Frame 1 (no input): blank canvas, image omitted
Frame 60 (no input): blank canvas, image omitted
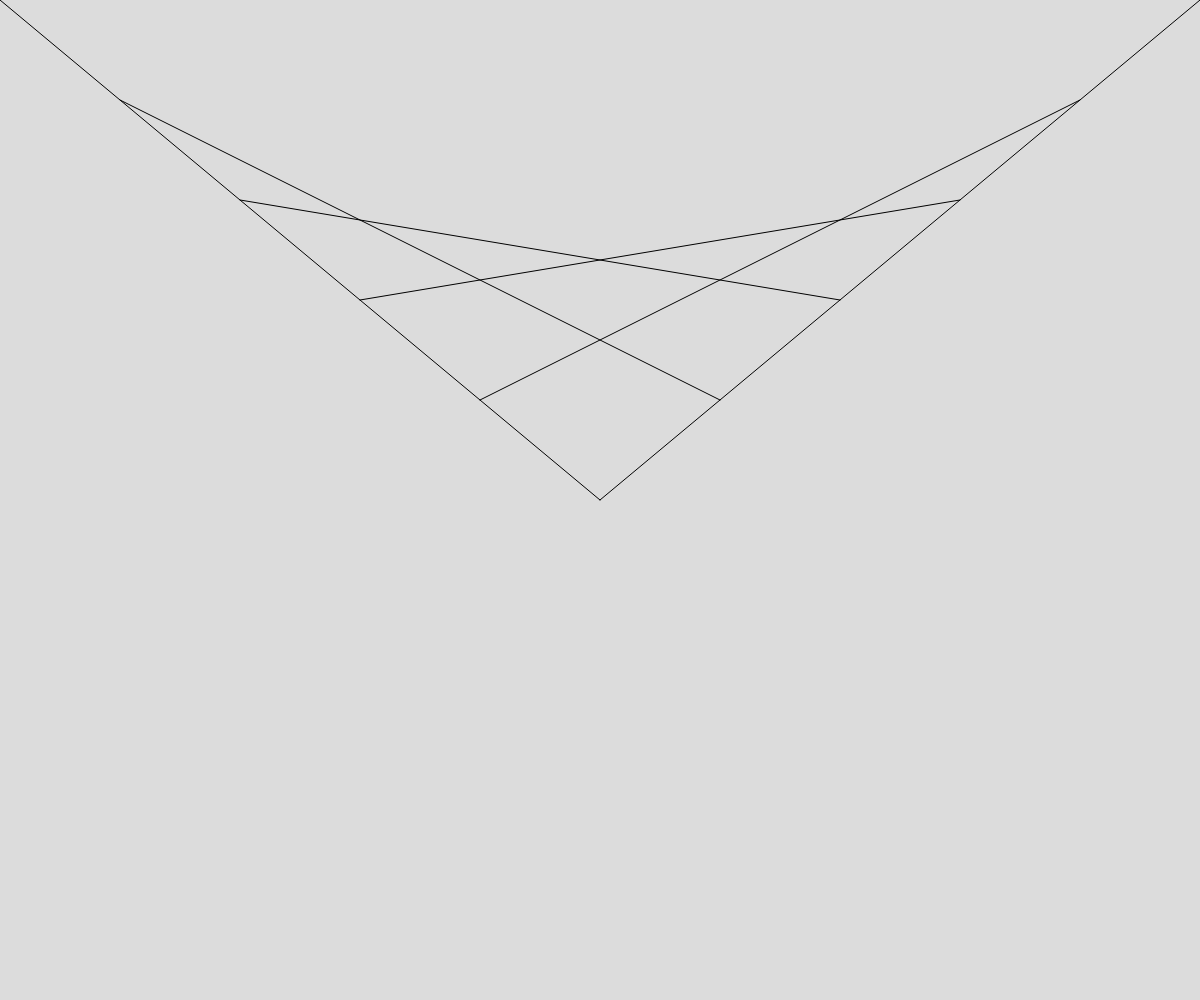
Frame 120 (the mouse pressed at the canvas centre since frame 60)

The p5.js sketch whose frames 1 and 60 were blank and that drew this single picture after the mouse press (run headless with seeded random() and noise() and a simulated clock; from frame 60 on, the mouse is pressed at the canvas centre):

// p5.js sketch
// ── sketch.js
//Denne kode er primært kodet af Jonas Sørsdal, da jeg ikke selv kunne lave det, på grund af mangelde vide. Jeg kunne godt tænke mig at vi gennemgår hvad map er, og at vi skal læse en wikiartikel hjælper mig overhovedet ikke

function setup() {
  createCanvas(windowWidth, windowHeight ); 
}

function draw() {
  background(220);

  
  let n = map(mouseX, 0, windowWidth,0,10, true); //vi har ikke gennemgået hvad en map funktion er, med jeg har fët hjælp fra Jonas Sørsdal. 1000 tak Jonas
  n = round(n); //da makørens position kommer ud i kommer tal afrunder vi det til hele tal
  print(n);
  
  for(let i= 0; i <= n; i++){ //en løkke funtion som opdateres konstant. i er 0, og når musens markør (xværdi) er støre end 0, skal den ...
    x1 = map(i,0,n,0,width / 2, true); //inden for denne rækkevide i og musemarkøren (xværdi) er = sandt
    y1 = map(i,0,n,0,mouseY,true); //inden for denne rækkevide i og musemarkøren (yværdi) er = sandt
    x2 = map(i,0,n,width/2,width, true) //stregerne imellem x1
    y2 = map(i,0,n,mouseY,0, true) //stregnerne imellem y2 (højden)
    line(x1,y1,x2,y2); //de linjer der skal tegnes
  }
}
